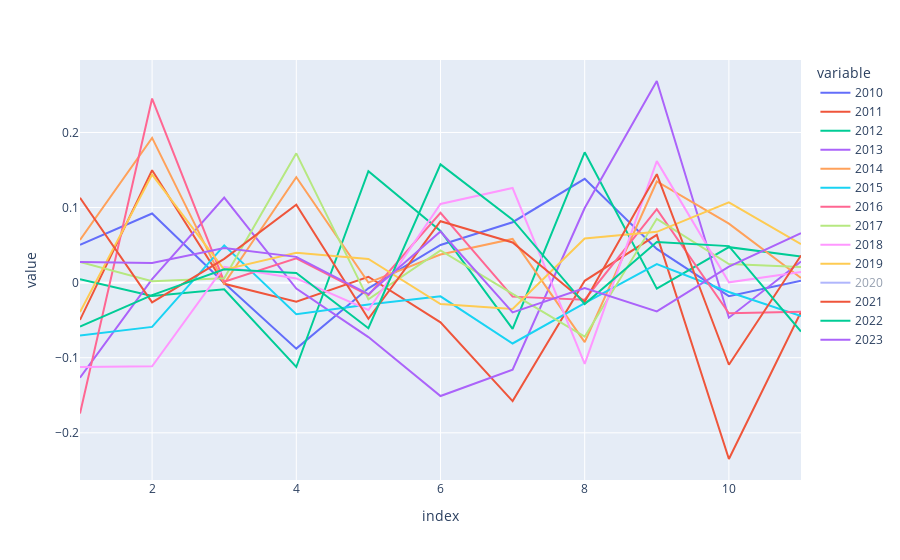

The code cell stored with this chart in its notebook:
### Code cell
px.line(return_seasonality(data))

### Figure 1 — Plotly figure (JSON) as saved in the notebook; plotly's stock layout.template omitted (floating-point values rounded to 4 significant figures)
{"data": [{"hovertemplate": "variable=2010<br>index=%{x}<br>value=%{y}<extra></extra>", "legendgroup": "2010", "line": {"color": "#636efa", "dash": "solid"}, "marker": {"symbol": "circle"}, "mode": "lines", "name": "2010", "orientation": "v", "showlegend": true, "type": "scatter", "x": [1, 2, 3, 4, 5, 6, 7, 8, 9, 10, 11], "xaxis": "x", "y": [0.05034, 0.09213, -0.0005775, -0.08787, -0.007601, 0.05013, 0.08045, 0.1383, 0.04497, -0.01797, 0.002627], "yaxis": "y"}, {"hovertemplate": "variable=2011<br>index=%{x}<br>value=%{y}<extra></extra>", "legendgroup": "2011", "line": {"color": "#EF553B", "dash": "solid"}, "marker": {"symbol": "circle"}, "mode": "lines", "name": "2011", "orientation": "v", "showlegend": true, "type": "scatter", "x": [1, 2, 3, 4, 5, 6, 7, 8, 9, 10, 11], "xaxis": "x", "y": [-0.04968, 0.1497, -0.001568, -0.02544, 0.007872, -0.05289, -0.1577, 0.002462, 0.06369, -0.2349, -0.03902], "yaxis": "y"}, {"hovertemplate": "variable=2012<br>index=%{x}<br>value=%{y}<extra></extra>", "legendgroup": "2012", "line": {"color": "#00cc96", "dash": "solid"}, "marker": {"symbol": "circle"}, "mode": "lines", "name": "2012", "orientation": "v", "showlegend": true, "type": "scatter", "x": [1, 2, 3, 4, 5, 6, 7, 8, 9, 10, 11], "xaxis": "x", "y": [0.0046, -0.01776, -0.008818, -0.1123, 0.1484, 0.06882, -0.06163, 0.1736, -0.008122, 0.04728, 0.03491], "yaxis": "y"}, {"hovertemplate": "variable=2013<br>index=%{x}<br>value=%{y}<extra></extra>", "legendgroup": "2013", "line": {"color": "#ab63fa", "dash": "solid"}, "marker": {"symbol": "circle"}, "mode": "lines", "name": "2013", "orientation": "v", "showlegend": true, "type": "scatter", "x": [1, 2, 3, 4, 5, 6, 7, 8, 9, 10, 11], "xaxis": "x", "y": [-0.1266, 0.004614, 0.1133, -0.007906, -0.0725, -0.151, -0.1158, 0.09941, 0.2685, -0.04666, 0.02817], "yaxis": "y"}, {"hovertemplate": "variable=2014<br>index=%{x}<br>value=%{y}<extra></extra>", "legendgroup": "2014", "line": {"color": "#FFA15A", "dash": "solid"}, "marker": {"symbol": "circle"}, "mode": "lines", "name": "2014", "orientation": "v", "showlegend": true, "type": "scatter", "x": [1, 2, 3, 4, 5, 6, 7, 8, 9, 10, 11], "xaxis": "x", "y": [0.05685, 0.1927, -0.001325, 0.1405, 7.055e-05, 0.03744, 0.05815, -0.07917, 0.1347, 0.07854, 0.006327], "yaxis": "y"}, {"hovertemplate": "variable=2015<br>index=%{x}<br>value=%{y}<extra></extra>", "legendgroup": "2015", "line": {"color": "#19d3f3", "dash": "solid"}, "marker": {"symbol": "circle"}, "mode": "lines", "name": "2015", "orientation": "v", "showlegend": true, "type": "scatter", "x": [1, 2, 3, 4, 5, 6, 7, 8, 9, 10, 11], "xaxis": "x", "y": [-0.07056, -0.05891, 0.0496, -0.04197, -0.02916, -0.01818, -0.08102, -0.02717, 0.0246, -0.01245, -0.0446], "yaxis": "y"}, {"hovertemplate": "variable=2016<br>index=%{x}<br>value=%{y}<extra></extra>", "legendgroup": "2016", "line": {"color": "#FF6692", "dash": "solid"}, "marker": {"symbol": "circle"}, "mode": "lines", "name": "2016", "orientation": "v", "showlegend": true, "type": "scatter", "x": [1, 2, 3, 4, 5, 6, 7, 8, 9, 10, 11], "xaxis": "x", "y": [-0.1742, 0.2452, 0.001268, 0.0325, -0.01676, 0.09291, -0.01864, -0.02267, 0.09796, -0.04082, -0.0386], "yaxis": "y"}, {"hovertemplate": "variable=2017<br>index=%{x}<br>value=%{y}<extra></extra>", "legendgroup": "2017", "line": {"color": "#B6E880", "dash": "solid"}, "marker": {"symbol": "circle"}, "mode": "lines", "name": "2017", "orientation": "v", "showlegend": true, "type": "scatter", "x": [1, 2, 3, 4, 5, 6, 7, 8, 9, 10, 11], "xaxis": "x", "y": [0.02751, 0.001809, 0.00596, 0.1722, -0.02232, 0.04291, -0.01504, -0.07197, 0.08496, 0.02482, 0.02097], "yaxis": "y"}, {"hovertemplate": "variable=2018<br>index=%{x}<br>value=%{y}<extra></extra>", "legendgroup": "2018", "line": {"color": "#FF97FF", "dash": "solid"}, "marker": {"symbol": "circle"}, "mode": "lines", "name": "2018", "orientation": "v", "showlegend": true, "type": "scatter", "x": [1, 2, 3, 4, 5, 6, 7, 8, 9, 10, 11], "xaxis": "x", "y": [-0.1125, -0.1114, 0.02102, 0.00563, -0.03639, 0.1048, 0.126, -0.1081, 0.1618, 0.0004225, 0.01408], "yaxis": "y"}, {"hovertemplate": "variable=2019<br>index=%{x}<br>value=%{y}<extra></extra>", "legendgroup": "2019", "line": {"color": "#FECB52", "dash": "solid"}, "marker": {"symbol": "circle"}, "mode": "lines", "name": "2019", "orientation": "v", "showlegend": true, "type": "scatter", "x": [1, 2, 3, 4, 5, 6, 7, 8, 9, 10, 11], "xaxis": "x", "y": [-0.03924, 0.1439, 0.01735, 0.03975, 0.03163, -0.0286, -0.03521, 0.05871, 0.06767, 0.107, 0.05131], "yaxis": "y"}, {"hovertemplate": "variable=2020<br>index=%{x}<br>value=%{y}<extra></extra>", "legendgroup": "2020", "line": {"color": "#636efa", "dash": "solid"}, "marker": {"symbol": "circle"}, "mode": "lines", "name": "2020", "orientation": "v", "showlegend": true, "type": "scatter", "visible": "legendonly", "x": [1, 2, 3, 4, 5, 6, 7, 8, 9, 10, 11], "xaxis": "x", "y": [-0.05403, -0.3489, 0.1742, -0.1268, 0.05874, -0.01323, 0.1378, -0.101, 0.1067, 0.2057, 0.1303], "yaxis": "y"}, {"hovertemplate": "variable=2021<br>index=%{x}<br>value=%{y}<extra></extra>", "legendgroup": "2021", "line": {"color": "#EF553B", "dash": "solid"}, "marker": {"symbol": "circle"}, "mode": "lines", "name": "2021", "orientation": "v", "showlegend": true, "type": "scatter", "x": [1, 2, 3, 4, 5, 6, 7, 8, 9, 10, 11], "xaxis": "x", "y": [0.1131, -0.02618, 0.03161, 0.1037, -0.04806, 0.08179, 0.05355, -0.02531, 0.1444, -0.1093, 0.03612], "yaxis": "y"}, {"hovertemplate": "variable=2022<br>index=%{x}<br>value=%{y}<extra></extra>", "legendgroup": "2022", "line": {"color": "#00cc96", "dash": "solid"}, "marker": {"symbol": "circle"}, "mode": "lines", "name": "2022", "orientation": "v", "showlegend": true, "type": "scatter", "x": [1, 2, 3, 4, 5, 6, 7, 8, 9, 10, 11], "xaxis": "x", "y": [-0.05844, -0.0167, 0.0178, 0.01285, -0.06064, 0.1575, 0.08392, -0.02851, 0.05418, 0.04864, -0.06512], "yaxis": "y"}, {"hovertemplate": "variable=2023<br>index=%{x}<br>value=%{y}<extra></extra>", "legendgroup": "2023", "line": {"color": "#ab63fa", "dash": "solid"}, "marker": {"symbol": "circle"}, "mode": "lines", "name": "2023", "orientation": "v", "showlegend": true, "type": "scatter", "x": [1, 2, 3, 4, 5, 6, 7, 8, 9, 10, 11], "xaxis": "x", "y": [0.02759, 0.0262, 0.04605, 0.03433, -0.01533, 0.06816, -0.03962, -0.007145, -0.0384, 0.02141, 0.06594], "yaxis": "y"}], "layout": {"autosize": true, "dragmode": "zoom", "legend": {"title": {"text": "variable"}, "tracegroupgap": 0}, "margin": {"t": 60}, "xaxis": {"anchor": "y", "autorange": true, "domain": [0, 1], "range": [1, 11], "showspikes": false, "title": {"text": "index"}, "type": "linear"}, "yaxis": {"anchor": "x", "autorange": true, "domain": [0, 1], "range": [-0.2628, 0.2965], "showspikes": false, "title": {"text": "value"}, "type": "linear"}}}
